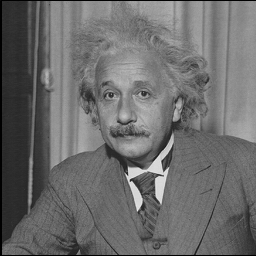
%> input picture Bilateral mesh Denoising/niveauGRIS.jpg, 256 x 256 px
$ octave SimulationFiltrageBilaterale.m   (GNU Octave 9; MATLAB toolbox functions it lacks are replaced by stand-ins)
%> lines starting %> are read from the running program, lines starting %| are printed output that depends on the picture; in (x1, y1, x2, y2) boxes, pixels count from 0 and x2, y2 are one past the last pixel; in counts of white or black regions, pixels touching at a corner belong together; the program's own positions count from 1
### Edge detection/filtrageBilaterale.m

% filtrageBilaterale Filtrage bilateral 2D.
%
     %Algorithme a voir dans l'article suivant :
%       C. Tomasi and R. Manduchi. Bilateral Filtering for
%       Gray and Color Images.

%    reponse = filtrageBilaterale(A,W,SIGMA)
%
%  A= image en entrée doit être une matrice a double précision
% de la taille ou la NxMx1 NxMx3 (ie, niveaux de grisImages ou couleur
%, respectivement) avec des valeurs normalisées dans l'intervalle fermé [0,1]
%
%  w = La demi-taille de la Fenêtre de gaussienne du filtre  bilatéral est
%
% Les normes de Déviations du filtre bilatérale sont donnés par =
%  SIGMA = SIGMA(1) pour l'écart-type du domaine spatiale
%  SIGMA = SIGMA(2) pour déviation standard intensité du domaine
%
%%%%%%%%%%%%%%%%%%%%%%%%%%%%%%%%%%%%%%%%%%%%%%%%%%%%%%%%%%%%%


function reponse = filtrageBilaterale(A,w,sigma)

% Verification de l'éxistence de l'image et de sa validité
if ~exist('A','var') || isempty(A)
   error('Image d''entrée A invalide');
end
if ~isfloat(A) || ~sum([1,3] == size(A,3)) || ...
      min(A(:)) < 0 || max(A(:)) > 1
   error(['Image d''entrée A doit être a double precision ',...
          'matrice  de taille NxMx1(niveau de gris) or NxMx3(RGB) dans  ',...
          'intervale [0,1].']);
end

% Verification de la taille de fenetre du filtre bilateral.
if ~exist('w','var') || isempty(w) || ...
      numel(w) ~= 1 || w < 1
   w = 5;
end
w = ceil(w);

% Verification des déviations ou décalage Ws standard du filtre bilateral.
if ~exist('sigma','var') || isempty(sigma) || ...
      numel(sigma) ~= 2 || sigma(1) <= 0 || sigma(2) <= 0
   sigma = [3 0.1];
end

% Applique le filtrage bilaterale ou bien a l'image en niveau de gris
% ou bien couleur.
if size(A,3) == 1
   reponse = bfltGray(A,w,sigma(1),sigma(2));
else
   reponse = bfltColor(A,w,sigma(1),sigma(2));
end


%%%%%%%%%%%%%%%%%%%%%%%%%%%%%%%%%%%%%%%%%%%%%%%%%%%%%%%%%%%%%
% Implementation du Filtrage Bilatérale pour l'image en niveau de gris.
function reponse = bfltGray(A,w,sigma_d,sigma_r)

% Pre-calcul  de la distance Gaussienne des poids.
[X,Y] = meshgrid(-w:w,-w:w); % je fais ici un meshgrid sur une fentre [-w,+w]
G = exp(-(X.^2+Y.^2)/(2*sigma_d^2)); %puis je calcul la geussienne

% Creation d'un waitbar.
h = waitbar(0,'Application du filtrage bilaterale ...');
set(h,'Name','Filtrage Bilaterale en progression... veuillez patientez SVP');

% Application du filtrage bilateral.
dim = size(A);
reponse = zeros(dim);
for i = 1:dim(1)
   for j = 1:dim(2)

         % Extraction du voisinage local I.
         iMin = max(i-w,1);
         iMax = min(i+w,dim(1));
         jMin = max(j-w,1);
         jMax = min(j+w,dim(2));
         I = A(iMin:iMax,jMin:jMax);

         % Calcul des poids de l'intensité Gaussienne.
         H = exp(-(I-A(i,j)).^2/(2*sigma_r^2));

         % Calcul de la réponse du filtrage bilateral.
         F = H.*G((iMin:iMax)-i+w+1,(jMin:jMax)-j+w+1);
         reponse(i,j) = sum(F(:).*I(:))/sum(F(:));

   end
   waitbar(i/dim(1));
end

% Fermeture de la waitbar.
close(h);


%%%%%%%%%%%%%%%%%%%%%%%%%%%%%%%%%%%%%%%%%%%%%%%%%%%%%%%%%%%%%
% Implementation du filtre  bilaterale pour les images couleurs.
function reponse = bfltColor(A,w,sigma_d,sigma_r)

% Convertion de l'image RGB en entrée en  CIELab color space (espace couleur).
if exist('applycform','file')
   A = applycform(A,makecform('srgb2lab'));
else
   A = colorspace('Lab<-RGB',A);
end

% Pre-calcul des poids du domaine Gaussien.
[X,Y] = meshgrid(-w:w,-w:w);% j'utilise ici une fonction de matlab pour les mailles
G = exp(-(X.^2+Y.^2)/(2*sigma_d^2));% j'applique la guassienne

% recalage de la variance (en utilisant une luminance
% maximum).
sigma_r = 100*sigma_r;

% Creation d'une waitbar.
h = waitbar(0,'Applying bilateral filter...');
set(h,'Name','Bilateral Filter Progress');

% Appliquation du filtrage  bilaterale.
dim = size(A);
reponse = zeros(dim);
for i = 1:dim(1)
   for j = 1:dim(2)

         % Extraction du voisinage locale.
         iMin = max(i-w,1);
         iMax = min(i+w,dim(1));
         jMin = max(j-w,1);
         jMax = min(j+w,dim(2));
         I = A(iMin:iMax,jMin:jMax,:);

         % Calcule des poids de la distance Gaussienne.
         dL = I(:,:,1)-A(i,j,1);
         da = I(:,:,2)-A(i,j,2);
         db = I(:,:,3)-A(i,j,3);
         H = exp(-(dL.^2+da.^2+db.^2)/(2*sigma_r^2));

         % Calcule de la réponse du filtre bilaterale.
         F = H.*G((iMin:iMax)-i+w+1,(jMin:jMax)-j+w+1);
         norm_F = sum(F(:));
         reponse(i,j,1) = sum(sum(F.*I(:,:,1)))/norm_F;
         reponse(i,j,2) = sum(sum(F.*I(:,:,2)))/norm_F;
         reponse(i,j,3) = sum(sum(F.*I(:,:,3)))/norm_F;

   end
   waitbar(i/dim(1));
end

% Reconvertion de l'image filteré en image sRGB color space.
if exist('applycform','file')
   reponse = applycform(reponse,makecform('lab2srgb'));
else
   reponse = colorspace('RGB<-Lab',reponse);
end

% Fermeture de la  waitbar.
close(h);

### Edge detection/SimulationFiltrageBilaterale.m

% chargement des images de test niveau de gris et couleur
% Note: Must be double precision in the interval [0,1].
img1 = double(imread('niveauGRIS.jpg'))/255;
%> img1: size 256x256 double; min 0, max 0.925, mean 0.423
img2 = double(imread('couleur.jpg'))/255;
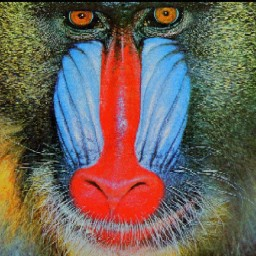
%> input picture Bilateral mesh Denoising/couleur.jpg, 256 x 256 px


% Introduction du bruit dans les images
% Note: This will show the benefit of bilateral filtering.
img1 = img1+0.03*randn(size(img1));
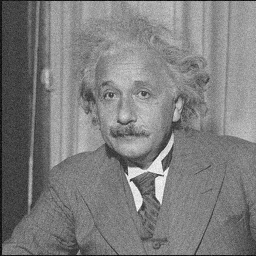
%> img1: size 256x256 double; min -0.0988, max 0.955, mean 0.422; drawn with min black and max white
img2 = img2+0.03*randn(size(img2));
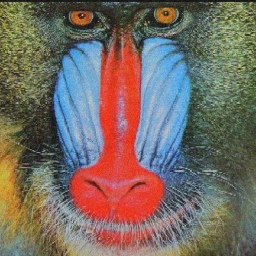
%> img2: size 256x256x3 double; mean R, G, B 0.433, 0.383, 0.345; drawn with min black and max white
%codage des images
img1(img1<0) = 0; img1(img1>1) = 1;
%> after `img1(img1<0) = 0`: img1: size 256x256 double; 0.78% of pixels changed, all inside (x1, y1, x2, y2) = (0, 0, 256, 256)
img2(img2<0) = 0; img2(img2>1) = 1;
%> after `img2(img2>1) = 1`: img2: size 256x256x3 double; mean R, G, B 0.433, 0.384, 0.345; mean of the top-left, top-right, bottom-left and bottom-right quarters 0.36, 0.402, 0.411, 0.375

% Configuration des param閠res du filtre bilaterale.
w     = 5;       % Taille de la fen阾re ou du voisinage
sigma = [3 0.1]; % D関iantion standard du filtre sigma_c=3 et sigma_s=0.1

% Application du filtrage bilat閞ale pour chaque image.
bflt_img1 = filtrageBilaterale(img1,w,sigma);
bflt_img2 = filtrageBilaterale(img2,w,sigma);
%> in bfltColor, `A = applycform(A,makecform('srgb2lab'));`: A: size 256x256x3 double; mean of channels 1, 2, 3 44, 5.3, 10.3
%> after the loop in bfltColor, `for i = 1:dim(1)`: reponse: size 256x256x3 double; mean of channels 1, 2, 3 44, 5.3, 10.4
%> in bfltColor, `reponse = applycform(reponse,makecform('lab2srgb'));`:
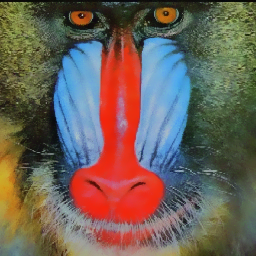
%> reponse: size 256x256x3 double; mean R, G, B 0.435, 0.384, 0.345

% Affichage de l'image niveau de gris initialeen entr閑 et filtr閑 en sortie.
figure(1); clf;
set(gcf,'Name','Resultat du filtrage Bilateralr pour image niveaux de gris');
subplot(1,2,1); imagesc(img1);
axis image; colormap gray;
title('Image initiale en entr閑');
subplot(1,2,2); imagesc(bflt_img1);
axis image; colormap gray;
title('Resultat du Filtrage Bilaterale');

%  Affichage de l'image couleur initialeen entr閑 et filtr閑 en
%  sortie.
figure(2); clf;
set(gcf,'Name','Resultat du filtrage Bilateralr pour image Couleurs RGB');
subplot(1,2,1); imagesc(img2);
axis image; colormap gray;
title('Image initiale en entr閑');
subplot(1,2,2); imagesc(bflt_img2);
axis image; title('Resultat du Filtrage Bilaterale');
drawnow;
